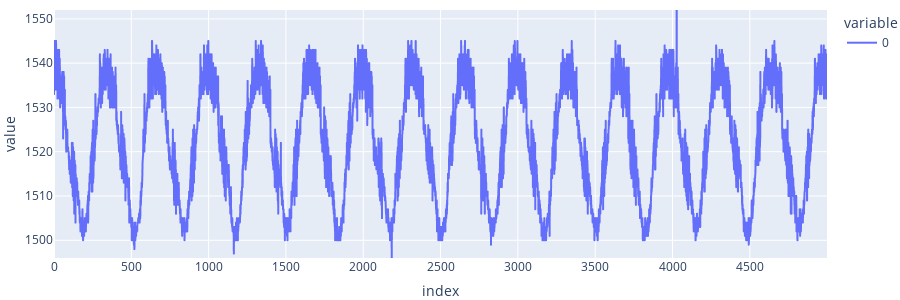
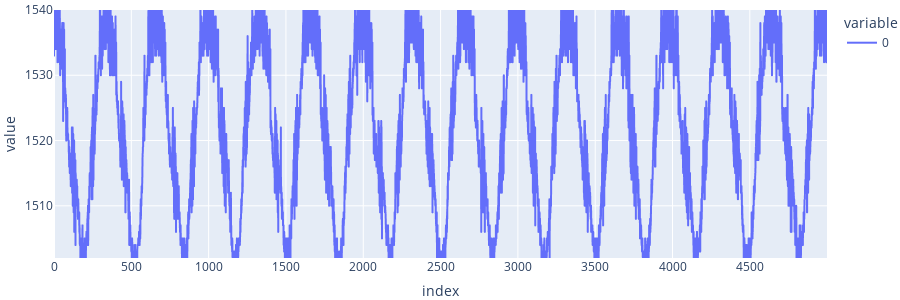
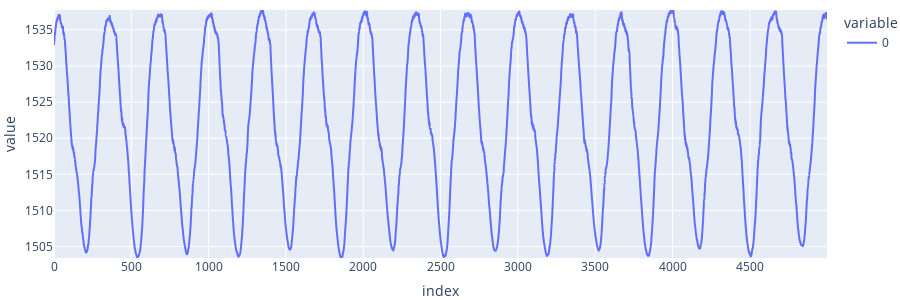
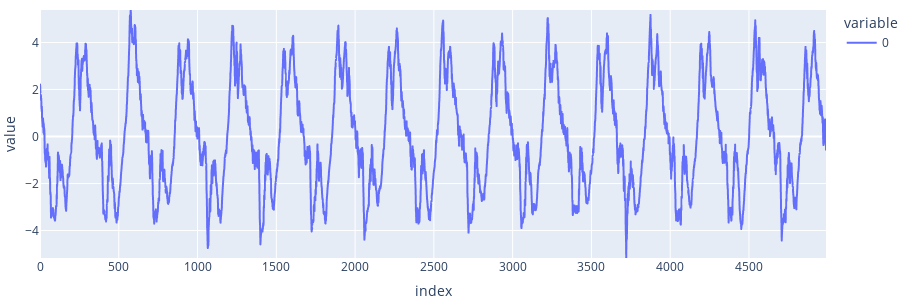

Notebook cell for these charts, in order:
### Code cell
from pathlib import Path
import numpy as np, plotly.express as px, pandas as pd
h = 500

diff = 20
labels = {0:'angle', 1:'info->rotate_angle_step', 2:'xamp', 3:'info->xamp_step'}
ar = np.array([[float(j) for j in i.split()] for i in Path('graph').read_text().replace('\n\n', '\n').replace('\n\n', '\n').splitlines() if i])



def plot(arr):
    arr = np.array(arr)
    fig = px.line(arr, height=300)
    fig.update_layout(
        xaxis=dict(range=[0, len(arr)-1]),
        yaxis=dict(range=[arr.min(), arr.max()]),
        margin=dict(l=0, r=0, t=10, b=0)
    )
    fig.show()

def quan(arr: list, per=0.05, lr=0.02, max_iter=40):

    n = len(arr)
    target = n * (1 - per)

    low, high = min(arr), max(arr)
    thres = (high - low) * per + low  # initial guess ~per percentile
    print(np.quantile(arr, per))
    for _ in range(max_iter):
        # how many elements are above current threshold?
        count = sum(1 for i in arr if i > thres)

        # error = how far off we are from target
        error = count - target
        if abs(error) < 20:  # good enough (within 1 element)
            break

        print(round(thres, 3), round(count/len(arr), 4), round(error, 2), round(lr, 2))

        # gradient = sign of error (since F(t) is monotonic decreasing)
        grad = 1 if error > 0 else -1

        # update threshold
        thres += error * lr# * (high - low)

        # shrink learning rate for stability
        lr *= 0.95

    return thres


def count_blades(arr, derivative_jump=10, ema=0.95, quantile=.95):

    print('original:')
    plot(arr)

    print(f'clipped {quantile}:')
    top = np.quantile(arr, quantile)
    bottom = np.quantile(arr, 1-quantile)
    arr = [top if i > top else i if i > bottom else bottom for i in arr]
    plot(arr)

    print(f'averaged {ema} ema')
    for i in range(1, len(arr)):
        arr[i] = arr[i-1] * ema + (1-ema)*arr[i]
    plot(arr)

    print(f'derivative jump: {derivative_jump}')
    for i in range(len(arr)-derivative_jump):
        arr[i] = arr[i+derivative_jump] - arr[i]
    arr = arr[:-derivative_jump]
    plot(arr)

    print('clipped below zero')
    arr = [i if i > 0 else 0 for i in arr]
    plot(arr)

    quantile -= .05
    top = np.quantile(arr, quantile)
    print(f'quantile {quantile} {top}')
    arr = [i if i < top else top for i in arr]
    plot(arr)

    print('binary')
    middle = (max(arr) + min(arr)) * .5
    arr = [i > middle for i in arr]
    plot(arr)

    count = 0
    for i in range(1, len(arr)-1):
        if not arr[i-1] and arr[i]:
            count += 1
    print(f"counted: {count}")

    return count

count_blades(ar[:,0])

### Figure 1 — Plotly figure (JSON) as saved in the notebook; plotly's stock layout.template omitted (floating-point values rounded to 4 significant figures; data arrays with more than 128 entries replaced by an {"elided": "..."} marker saying what was removed)
{"data": [{"hovertemplate": "variable=0<br>index=%{x}<br>value=%{y}<extra></extra>", "legendgroup": "0", "line": {"color": "#636efa", "dash": "solid"}, "marker": {"symbol": "circle"}, "mode": "lines", "name": "0", "showlegend": true, "type": "scattergl", "x": {"elided": "5000 int values"}, "xaxis": "x", "y": {"elided": "5000 float values"}, "yaxis": "y"}], "layout": {"height": 300, "legend": {"title": {"text": "variable"}, "tracegroupgap": 0}, "margin": {"b": 0, "l": 0, "r": 0, "t": 10}, "xaxis": {"anchor": "y", "domain": [0, 1], "range": [0, 4999], "title": {"text": "index"}}, "yaxis": {"anchor": "x", "domain": [0, 1], "range": [1496, 1552], "title": {"text": "value"}}}}

### Figure 2 — Plotly figure (JSON) as saved in the notebook; plotly's stock layout.template omitted (floating-point values rounded to 4 significant figures; data arrays with more than 128 entries replaced by an {"elided": "..."} marker saying what was removed)
{"data": [{"hovertemplate": "variable=0<br>index=%{x}<br>value=%{y}<extra></extra>", "legendgroup": "0", "line": {"color": "#636efa", "dash": "solid"}, "marker": {"symbol": "circle"}, "mode": "lines", "name": "0", "showlegend": true, "type": "scattergl", "x": {"elided": "5000 int values"}, "xaxis": "x", "y": {"elided": "5000 float values"}, "yaxis": "y"}], "layout": {"height": 300, "legend": {"title": {"text": "variable"}, "tracegroupgap": 0}, "margin": {"b": 0, "l": 0, "r": 0, "t": 10}, "xaxis": {"anchor": "y", "domain": [0, 1], "range": [0, 4999], "title": {"text": "index"}}, "yaxis": {"anchor": "x", "domain": [0, 1], "range": [1502, 1540], "title": {"text": "value"}}}}

### Figure 3 — Plotly figure (JSON) as saved in the notebook; plotly's stock layout.template omitted (floating-point values rounded to 4 significant figures; data arrays with more than 128 entries replaced by an {"elided": "..."} marker saying what was removed)
{"data": [{"hovertemplate": "variable=0<br>index=%{x}<br>value=%{y}<extra></extra>", "legendgroup": "0", "line": {"color": "#636efa", "dash": "solid"}, "marker": {"symbol": "circle"}, "mode": "lines", "name": "0", "showlegend": true, "type": "scattergl", "x": {"elided": "5000 int values"}, "xaxis": "x", "y": {"elided": "5000 float values"}, "yaxis": "y"}], "layout": {"height": 300, "legend": {"title": {"text": "variable"}, "tracegroupgap": 0}, "margin": {"b": 0, "l": 0, "r": 0, "t": 10}, "xaxis": {"anchor": "y", "domain": [0, 1], "range": [0, 4999], "title": {"text": "index"}}, "yaxis": {"anchor": "x", "domain": [0, 1], "range": [1503.0, 1538.0], "title": {"text": "value"}}}}

### Figure 4 — Plotly figure (JSON) as saved in the notebook; plotly's stock layout.template omitted (floating-point values rounded to 4 significant figures; data arrays with more than 128 entries replaced by an {"elided": "..."} marker saying what was removed)
{"data": [{"hovertemplate": "variable=0<br>index=%{x}<br>value=%{y}<extra></extra>", "legendgroup": "0", "line": {"color": "#636efa", "dash": "solid"}, "marker": {"symbol": "circle"}, "mode": "lines", "name": "0", "showlegend": true, "type": "scattergl", "x": {"elided": "4990 int values"}, "xaxis": "x", "y": {"elided": "4990 float values"}, "yaxis": "y"}], "layout": {"height": 300, "legend": {"title": {"text": "variable"}, "tracegroupgap": 0}, "margin": {"b": 0, "l": 0, "r": 0, "t": 10}, "xaxis": {"anchor": "y", "domain": [0, 1], "range": [0, 4989], "title": {"text": "index"}}, "yaxis": {"anchor": "x", "domain": [0, 1], "range": [-5.167, 5.38], "title": {"text": "value"}}}}
